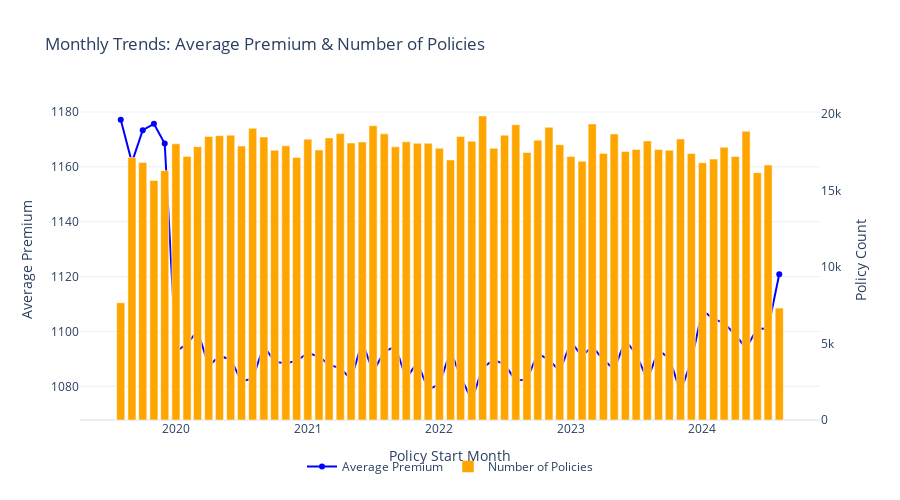

The notebook cell this image was saved under:
### Code cell
fig = go.Figure()

# Line for average premium
fig.add_trace(go.Scatter(
    x=monthly_summary['Policy Month'],
    y=monthly_summary['avg_premium'],
    mode='lines+markers',
    name='Average Premium',
    line=dict(color='blue')
))

# Bar for number of policies
fig.add_trace(go.Bar(
    x=monthly_summary['Policy Month'],
    y=monthly_summary['policy_count'],
    name='Number of Policies',
    marker_color='orange',
    yaxis='y2'
))


# Layout with dual y-axes
fig.update_layout(
    title='Monthly Trends: Average Premium & Number of Policies',
    xaxis_title='Policy Start Month',
    yaxis=dict(title='Average Premium', side='left'),
    yaxis2=dict(title='Policy Count', overlaying='y', side='right', showgrid=False),
    legend=dict(x=0.5, xanchor='center', orientation='h'),
    template='plotly_white',
    height=500
)

fig.show()

### Figure 1 — Plotly figure (JSON) as saved in the notebook; plotly's stock layout.template omitted (floating-point values rounded to 4 significant figures)
{"data": [{"line": {"color": "blue"}, "mode": "lines+markers", "name": "Average Premium", "type": "scatter", "x": ["2019-08", "2019-09", "2019-10", "2019-11", "2019-12", "2020-01", "2020-02", "2020-03", "2020-04", "2020-05", "2020-06", "2020-07", "2020-08", "2020-09", "2020-10", "2020-11", "2020-12", "2021-01", "2021-02", "2021-03", "2021-04", "2021-05", "2021-06", "2021-07", "2021-08", "2021-09", "2021-10", "2021-11", "2021-12", "2022-01", "2022-02", "2022-03", "2022-04", "2022-05", "2022-06", "2022-07", "2022-08", "2022-09", "2022-10", "2022-11", "2022-12", "2023-01", "2023-02", "2023-03", "2023-04", "2023-05", "2023-06", "2023-07", "2023-08", "2023-09", "2023-10", "2023-11", "2023-12", "2024-01", "2024-02", "2024-03", "2024-04", "2024-05", "2024-06", "2024-07", "2024-08"], "y": [1177.0, 1162.0, 1173.0, 1176.0, 1168.0, 1093.0, 1095.0, 1100.0, 1088.0, 1091.0, 1090.0, 1082.0, 1083.0, 1095.0, 1089.0, 1088.0, 1089.0, 1092.0, 1091.0, 1088.0, 1087.0, 1083.0, 1096.0, 1085.0, 1093.0, 1094.0, 1083.0, 1089.0, 1079.0, 1081.0, 1093.0, 1084.0, 1075.0, 1087.0, 1090.0, 1088.0, 1082.0, 1083.0, 1092.0, 1090.0, 1085.0, 1096.0, 1091.0, 1095.0, 1090.0, 1086.0, 1097.0, 1092.0, 1082.0, 1093.0, 1090.0, 1078.0, 1089.0, 1108.0, 1105.0, 1103.0, 1099.0, 1094.0, 1101.0, 1101.0, 1121.0]}, {"marker": {"color": "orange"}, "name": "Number of Policies", "type": "bar", "x": ["2019-08", "2019-09", "2019-10", "2019-11", "2019-12", "2020-01", "2020-02", "2020-03", "2020-04", "2020-05", "2020-06", "2020-07", "2020-08", "2020-09", "2020-10", "2020-11", "2020-12", "2021-01", "2021-02", "2021-03", "2021-04", "2021-05", "2021-06", "2021-07", "2021-08", "2021-09", "2021-10", "2021-11", "2021-12", "2022-01", "2022-02", "2022-03", "2022-04", "2022-05", "2022-06", "2022-07", "2022-08", "2022-09", "2022-10", "2022-11", "2022-12", "2023-01", "2023-02", "2023-03", "2023-04", "2023-05", "2023-06", "2023-07", "2023-08", "2023-09", "2023-10", "2023-11", "2023-12", "2024-01", "2024-02", "2024-03", "2024-04", "2024-05", "2024-06", "2024-07", "2024-08"], "y": [7668, 17164, 16846, 15661, 16304, 18060, 17236, 17875, 18541, 18595, 18624, 17915, 19073, 18504, 17639, 17927, 17163, 18366, 17659, 18446, 18727, 18109, 18186, 19247, 18712, 17862, 18190, 18094, 18094, 17767, 17009, 18543, 18226, 19879, 17769, 18626, 19309, 17491, 18300, 19138, 18007, 17230, 16919, 19359, 17433, 18707, 17558, 17691, 18248, 17696, 17643, 18377, 17428, 16822, 17064, 17837, 17235, 18882, 16176, 16671, 7317], "yaxis": "y2"}], "layout": {"height": 500, "legend": {"orientation": "h", "x": 0.5, "xanchor": "center"}, "title": {"text": "Monthly Trends: Average Premium & Number of Policies"}, "xaxis": {"title": {"text": "Policy Start Month"}}, "yaxis": {"side": "left", "title": {"text": "Average Premium"}}, "yaxis2": {"overlaying": "y", "showgrid": false, "side": "right", "title": {"text": "Policy Count"}}}}
